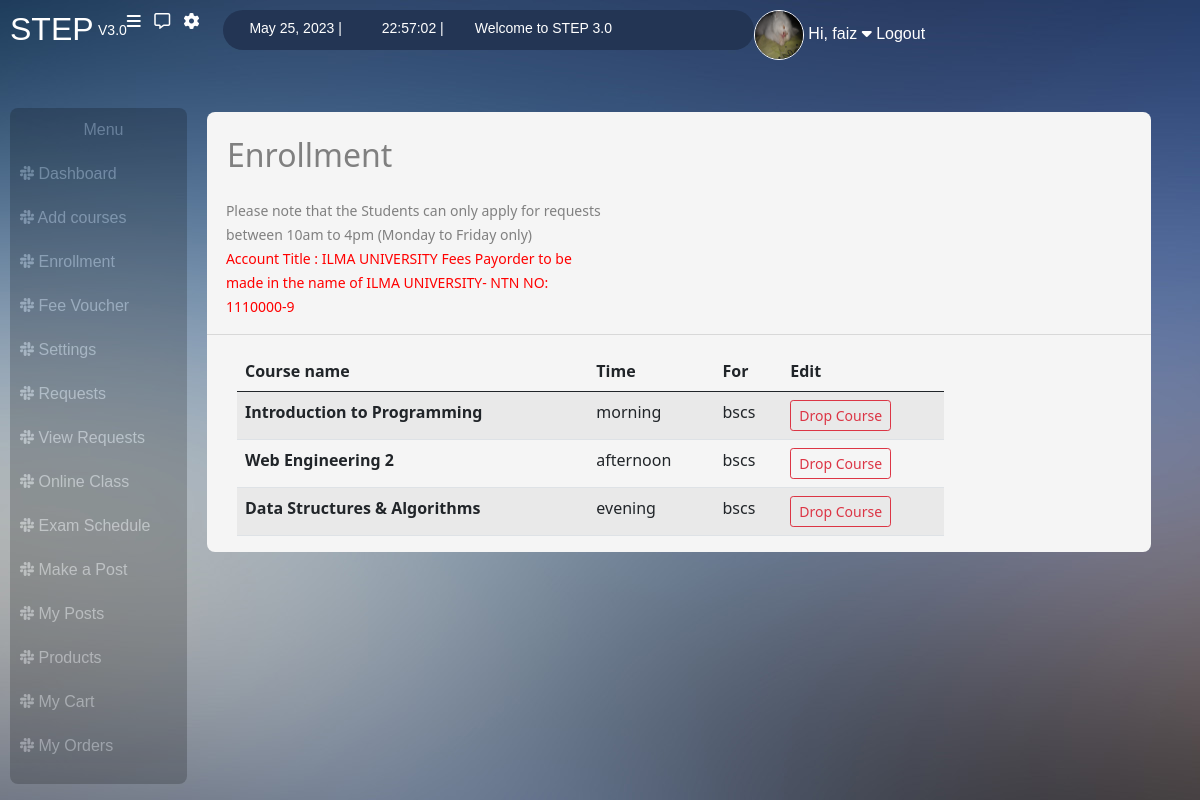
Page /enrollment/ (signed in) on the committed database.
### users/models.py (models this page shows, shortened)
class UserInfo(models.Model):
    user = models.ForeignKey(User, on_delete=models.CASCADE)
    degree_title = models.CharField(max_length=20, blank=True, default='bscs')
    address = models.CharField(max_length=50)
    profile_img = models.ImageField(upload_to='profile_images', default='blank-profile-picture.png')
    contact = models.CharField(max_length=20)
    is_student = models.BooleanField(blank=False, default=True)
    is_teacher = models.BooleanField(blank=False, default=False)

class Enrollment(models.Model):
    user = models.ForeignKey(User, on_delete=models.CASCADE)
    course_name = models.CharField(max_length=20, blank=False)
    course_for = models.CharField(max_length=10, blank=False)
    course_time = models.CharField(max_length=20, blank=False)

### users/views.py (the view)
# urls.py: path("enrollment/", views.enrollment, name="enrollment"),
@login_required(login_url='student_login')
def enrollment(request):
    user_profile = UserInfo.objects.get(user=request.user)
    if user_profile.is_teacher ==True:
        messages.warning(request, "You are logged in as a teacher and trying to access student's portal")
        return redirect('teacher_dashboard')
    else:
        today = date.today()
        now = datetime.now()
        current_time = now.strftime("%H:%M:%S")
        student_courses = Enrollment.objects.filter(user = request.user)
        return render(request, "users/enrollment.html", {'user_profile': user_profile, 'today':today, 'current_time': current_time, 'student_courses':student_courses})

### users/templates/users/enrollment.html (shortened to what this page needs)
{% extends "users/base.html" %}
{% block heading %} Enrollment {% endblock %}
    {% block content %}
    {% if student_courses %}
    <table class="table table-striped">
      <thead>
        <tr>
          <th scope="col">Course name</th>
          <th scope="col">Time</th>
          <th scope="col">For</th>
          <th scope="col">Edit</th>
          </tr>
      </thead>
      <tbody>
      {% for course in student_courses %}
          <tr>
            <th scope="row">{{course.course_name}}</th>
            <td>{{course.course_time}}</td>
            <td>{{course.course_for}}</td>
            <form method="POST" action="/delete_course/">
                <td><button type="submit", class="btn btn-sm btn-outline-danger">Drop Course</button></td>
            </form>
          </tr>
      {% endfor %}
      </tbody>
    </table>
    {% else %}
    <p class="red">You are currently not enrolled in any courses, you can go to add course and get enrolled now. Feel free to send a complain
      throuhg the request section if you believe it is some error.
    </p>
    {% endif %}
  {% endblock %}

### users/templates/users/base.html (shortened to what this page needs)
{% load static %}
<!DOCTYPE html>
<html lang="en">
<head>
    <link href="https://cdn.jsdelivr.net/npm/bootstrap@5.0.2/dist/css/bootstrap.min.css" rel="stylesheet">
    <link rel="stylesheet" href="{% static 'users/register_style.css' %}">
</head>
<body>
    <div class="box">
        <div class="nav">
            <a href="/dashboard"><h2>STEP </h2></a>  &nbsp;
            <small>  V3.0 </small>
                <a href="#"><i class="fa-solid fa-bars requests"></i></a> &nbsp; &nbsp;
                <a href="/request"><i class="fa-regular fa-message "></i></a> &nbsp; &nbsp;
                <a href="/settings" title="Settings"><i class="fa-solid fa-gear"></i></a>  &nbsp; &nbsp;
                <div class="oval_div">
                    <small> {{today}} |</small>  &nbsp; <small> {{current_time}}  |</small>
                    <small> Welcome to STEP 3.0 </small>
                </div>
                <dv class="profile_div">
                    <a href="/profile/{{user}}">
                        <img class="img-fluid " src="{{ user_profile.profile_img.url }}">
                        <span>Hi, {{user}}</span>
                        <i class="fa-solid fa-caret-down"></i>
                    </a>
                    <a href="/student_logout">Logout</a>
                </dv>
        </div>
                <br>   <br>
            <div class="responsive">
                    <div class="vertical_nav nav">
                        <ul>
                            <li class="text-center">Menu</li>
                            <a href="/dashboard"><li><i class="fa-brands fa-slack"></i>  Dashboard</li></a>
                            <a href="/add_course"><li><i class="fa-brands fa-slack"></i>  Add courses </li></a>
                            <a href="/enrollment"><li><i class="fa-brands fa-slack"></i>  Enrollment </li></a>
                            <a href="/fees"><li><i class="fa-brands fa-slack"></i>  Fee Voucher</li></a>
                            <a href="/settings"><li><i class="fa-brands fa-slack"></i>  Settings</li></a>
                            <a href="/request"><li><i class="fa-brands fa-slack"></i>  Requests</li></a>
                            <a href="/view_requests"><li><i class="fa-brands fa-slack"></i>  View Requests</li></a>
                            <a href="/online_class"><li><i class="fa-brands fa-slack"></i>  Online Class</li></a>
                            <a href="/exam"><li><i class="fa-brands fa-slack"></i>  Exam Schedule</li></a>
                            <a href="/make_post"><li><i class="fa-brands fa-slack"></i> Make a Post</li></a>
                            <a href="/my_posts/{{user.id}}"><li><i class="fa-brands fa-slack"></i> My Posts</li></a>
                            <a href="/all_products"><li><i class="fa-brands fa-slack"></i>  Products</li></a>
                            <a href="/my_cart"><li><i class="fa-brands fa-slack"></i>  My Cart</li></a>
                            <a href="/my_orders"><li><i class="fa-brands fa-slack"></i>  My Orders</li></a>
                        </ul>
                    </div>
                        <br>
                    <div class="right_side_main">
                            <br>
                            <h2 class="main_heading">{% block heading %} Dashboard {% endblock %}</h2>
                            <br><br>
                            <div class="notice">
                                    <small>Please note that the Students can only apply for requests between 10am to 4pm (Monday to Friday only)<br> <span>Account Title : ILMA UNIVERSITY Fees Payorder to be made in the name of ILMA UNIVERSITY- NTN NO: 1110000-9</span></small>
                            </div>
                            <hr>
                                <div class="base_content">
                                    {% block content %}
                                    {% endblock %}
                                </div>
                    </div>
            </div>
    </div>
</body>
</html>

### users/static/users/register_style.css (style rules this page uses)
body { background-image: url("/static/bg.jpg"); }
.box { margin: 10px; }
.nav { color: white; font-family: 'Gill Sans', 'Gill Sans MT', Calibri, 'Trebuchet MS', sans-serif; }
.nav small { margin-top:10px }
.nav a { text-decoration: none; color: inherit; }
.requests { margin-left: 60px; }
.oval_div { background-color: #233554; height: 40px; margin-left: 10px; width: 45%; border-radius: 35px; }
.oval_div small { margin-left: 5%; position: relative; top: 6px; }
.profile_div { margin-left: 20%; }
.profile_div img { height: 50px; width: 50px; border-radius: 50%; border: 1px; border-color: white; border-style: double; }
.vertical_nav { width:15%; height: auto; background-color: black; border-radius: 8px; opacity: 20%; float: left; display: inline; }
.vertical_nav ul { padding: 0; }
.vertical_nav li { color: white; padding-left: 10px; padding-top: 10px; padding-bottom: 10px; text-decoration: none; }
.right_side_main { width: 80%; background-color:whitesmoke; color: gray; height:auto; border-radius: 8px; margin-top: -20px; margin-left: 20px; float: left; vertical-align: top; }
.responsive { overflow: auto; }
.main_heading { color: gray; display: inline; padding-left: 20px; }
.right_side_main small>span { color: red; }
.notice { width: 40%; margin-left: 40%; }
.base_content { margin-left :30px; margin-right: 30px; }
.table { width:80%; }
@media screen and (max-width: 1250px) and (min-width: 701px) { .profile_div { margin-left: 0%; } }
@media screen and (max-width: 1250px) and (min-width: 701px) { .requests { margin-left: 0%; } }
@media screen and (max-width: 1250px) and (min-width: 701px) { .notice { margin-left: 2%; } }

### rows in the picture
UserInfo: profile_img (picture)
Enrollment: course_name "Introduction to Programming", course_time "morning", course_for "bscs"
Enrollment: course_name "Web Engineering 2", course_time "afternoon", course_for "bscs"
Enrollment: course_name "Data Structures & Algorithms", course_time "evening", course_for "bscs"

### other values in the picture
{{ today }} "May 25, 2023"
{{ user }} "faiz"
